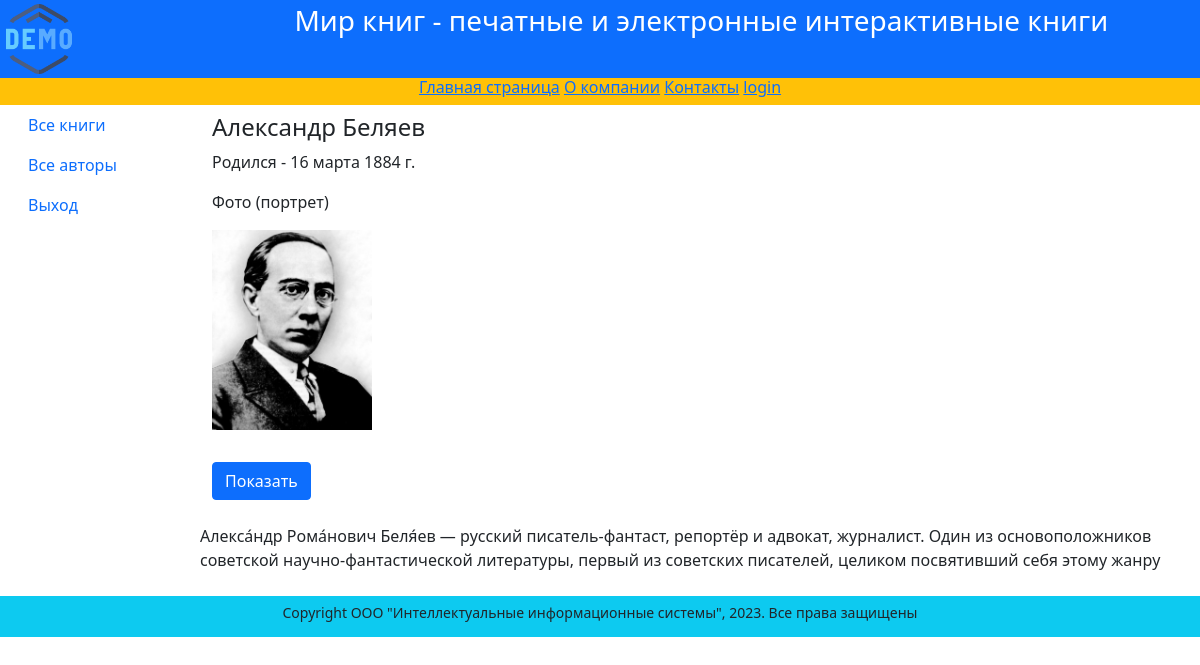
The app's page /authors/1/ with its own data.
### catalog/models.py (models this page shows, shortened)
class Author(models.Model):
    first_name = models.CharField(max_length=100, help_text='Введите имя автора', verbose_name='Имя автора')
    last_name = models.CharField(max_length=100, help_text='Введите фамилию автора', verbose_name='Фамилия автора')
    data_of_birth = models.DateField(help_text='Введите дату рождения',
                                     verbose_name='Дата рождения', null=True, blank=True)
    about = HTMLField(help_text='Введите сведения об авторе', verbose_name='Сведения об авторе')
    photo = models.ImageField(upload_to='images', help_text='Загрузите фото автора', verbose_name='Фото автора',
                              null=True, blank=True)
    objects = models.Manager()

### catalog/views.py (the view)
# urls.py: path('authors/<int:pk>/', views.AuthorDetailView.as_view(), name='author_detail')
class AuthorDetailView(DetailView):
    model = Author
    context_object_name = 'author'
    template_name = 'catalog/author_detail.html'

### templates/catalog/author_detail.html
{% extends "catalog/base.html" %}
{% block content %}
    <div class="container text-start">
        <div class="row my-2">
            <h4>{{ author.first_name }} {{ author.last_name }}</h4>
            <p>Родился - {{ author.data_of_birth }}</p>
            <p>Фото (портрет)</p>
            <p><img src="{{ author.photo.url }}" alt="connect" style="max-height:200px"></p>
            <div class="row my-2">
                <div class="col-2 my-2">
                    <a href="{{ author.photo.url }}" class="btn btn-primary" target="_Ыank"> Показать</a>
                </div>
            </div>
            <div class="row my-2">
                {{ author.about }}
            </div>
        </div>
    </div>
{% endblock content %}

### records on screen
Author: first_name "Александр", last_name "Беляев", data_of_birth "16 марта 1884 г.", photo (picture), about "Алекса́ндр Рома́нович Беля́ев — русский писатель-фантаст, репортёр и адвокат, журналист. Один из основоположников советской научно-фантастической литературы, первый из советских писателей, целиком посвятивший себя этому жанру"
